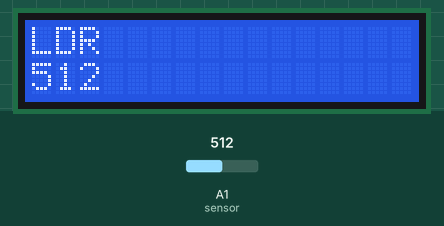
The sketch below on a simulated Arduino Uno, built with avr-gcc and run on an emulated ATmega328P. Parts: 16×2 character LCD. Inputs (shaded band) come from the test bench; at power-on: A1 (sensor) = 512. What the sketch prints to the serial monitor is not drawn.

Above: at 1.2 s.
1.3 s: A1 (sensor) set to 109
At 2.6 s:
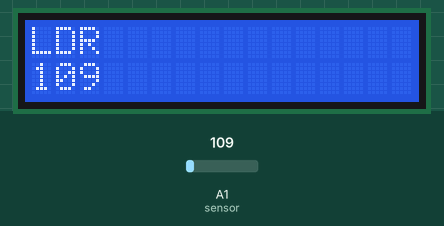
3.5 s: A1 (sensor) set to 95
At 4.5 s:
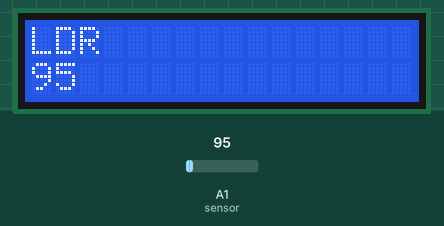
5.5 s: A1 (sensor) set to 11
At 6.4 s:
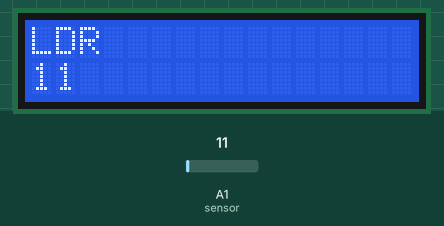
7.6 s: A1 (sensor) set to 8
At 9.4 s:
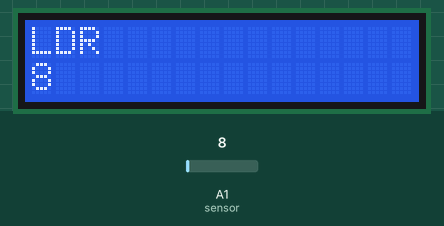
Timing chart, 0 to 10.6 s (numbered marks = the images above; inputs shaded):
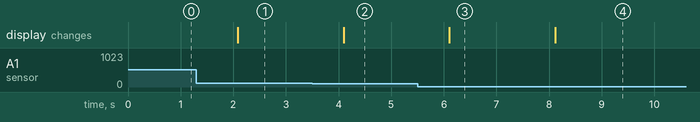

The sketch:

LDR.ino
```cpp
#include <Wire.h>                     // usando a biblioteca Wire
#include <LiquidCrystal_I2C.h>        // usando a biblioteca LiquidCrystal I2C

int sensor = A1; //Entrada analógica do LDR
LiquidCrystal_I2C lcd(0x27, 16, 2);  // Configura endereço I2C e display com 16 caracteres e 2 linhas

void setup() {
  pinMode(sensor, INPUT);
  lcd.init();                      // inicializa LCD
  lcd.backlight();                 // ativa led de backlight
  lcd.setCursor(0,0);
  lcd.print("LDR");
  Serial.begin(9600);
}

void loop() {
  int valor = analogRead(sensor);
  Serial.println(valor);
  lcd.setCursor(0, 1);
  lcd.println(valor);
  delay(1000); //Delay de 1 s - opcional para atrasar mediçoes
}
```

Measured:
- the behaviour switches between 100 and 99 on A1 (sensor) (found by bisection; images 1 and 2)
- the behaviour switches between 10 and 9 on A1 (sensor) (found by bisection; images 3 and 4)
- after the input at 1.3 s, the display: changes after 0.79 s (image 1)
- after the input at 3.5 s, the display: changes after 0.60 s (image 2)
- after the input at 5.5 s, the display: changes after 0.61 s (image 3)
- after the input at 7.6 s, the display: changes after 0.52 s (image 4)
